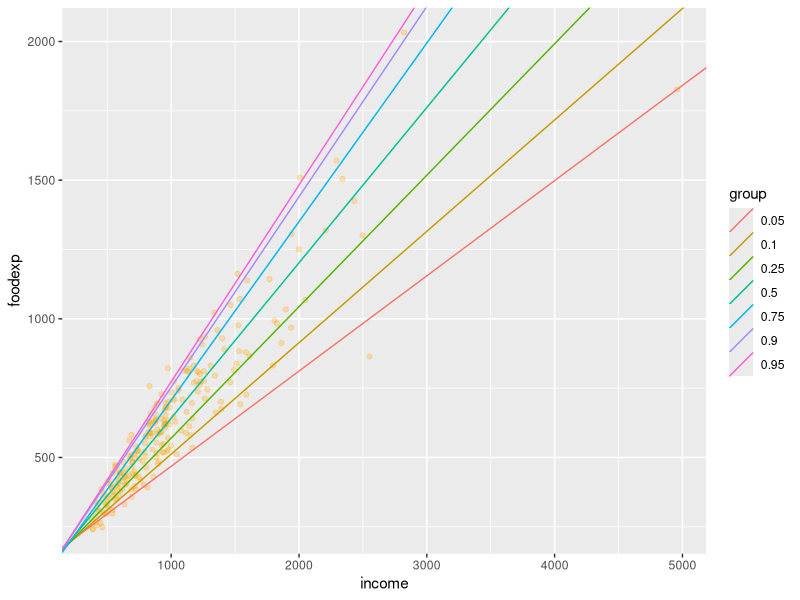

Recreate this plot in R.
## ---- chunk 1
knitr::opts_chunk$set(echo = TRUE, warning=FALSE, message=FALSE, R.options=list(width=120))
## ---- chunk 2
library(tidyverse)

qreg = function(par, X, y, tau){
  lp = X%*%par
  res = y - lp
  loss = ifelse(res < 0 , -(1-tau)*res, tau*res)
  sum(loss)
}
## ---- chunk 3
library(quantreg)
data(engel)          
### engel$income = scale(engel$income)
## ---- chunk 4
optim(
  par = c(0, 0),
  fn  = qreg,
  X   = cbind(1, engel$income),
  y   = engel$foodexp,
  tau = .5
)$par

rq(foodexp ~ income, tau = .5, data = engel)
## ---- chunk 5
# quantiles
qs = c(.05, .1, .25, .5, .75, .9, .95)

resrq = coef(rq(foodexp ~ income, tau = qs, data = engel))

resoptim = sapply(qs, function(tau)
   optim(
    par = c(0, 0),
    fn  = qreg,
    X   = cbind(1, engel$income),
    y   = engel$foodexp,
    tau = tau
  )$par)


# compare results

rbind(resrq, resoptim) %>% round(2)
## ---- chunk 6
engel %>%
  qplot(data = .,
        income,
        foodexp,
        color = I(scales::alpha('orange', .25))) +
  geom_abline(aes(
    intercept = X1,
    slope = X2,
    color = group
  ),
  data = data.frame(t(resoptim), group = factor(qs)))
